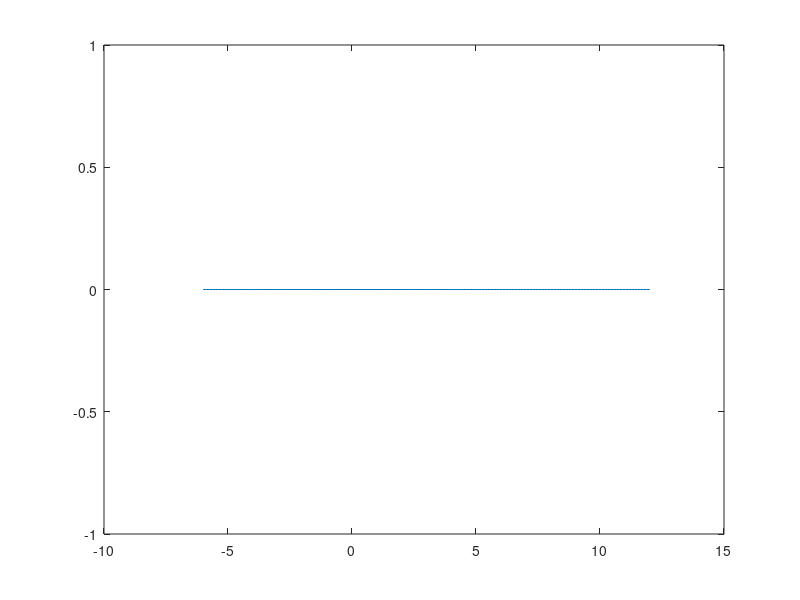

This chart was generated by the following MATLAB code:
%f(x)={1.5x 0<=x<2
%	{5-x  2<=x<5	
%	{0 5<=x<6
%f(x+6)=f(x)
%plot in the interval [-6,12]

f=@(x) (1.5*x).*(0<=x & x<2).*(2<=x & x<5)+0.*(5<=x&x<6)
x=linspace(0,6,50);
y=f(x)
I=[-6,12]
ry=repmat(y,1,diff(I)/6);
rx=linspace(I(1),I(2),length(ry));
plot(rx,ry)